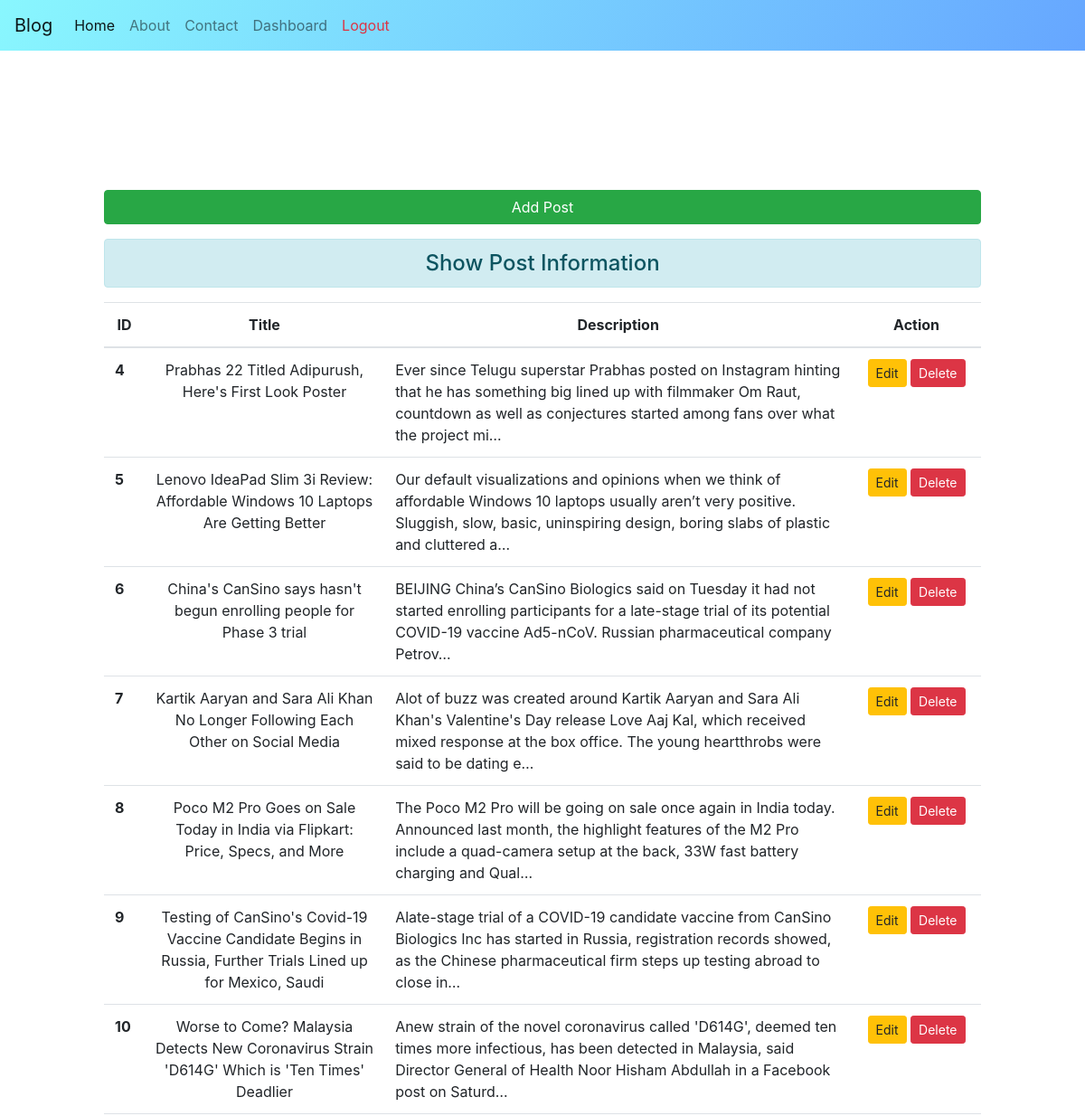
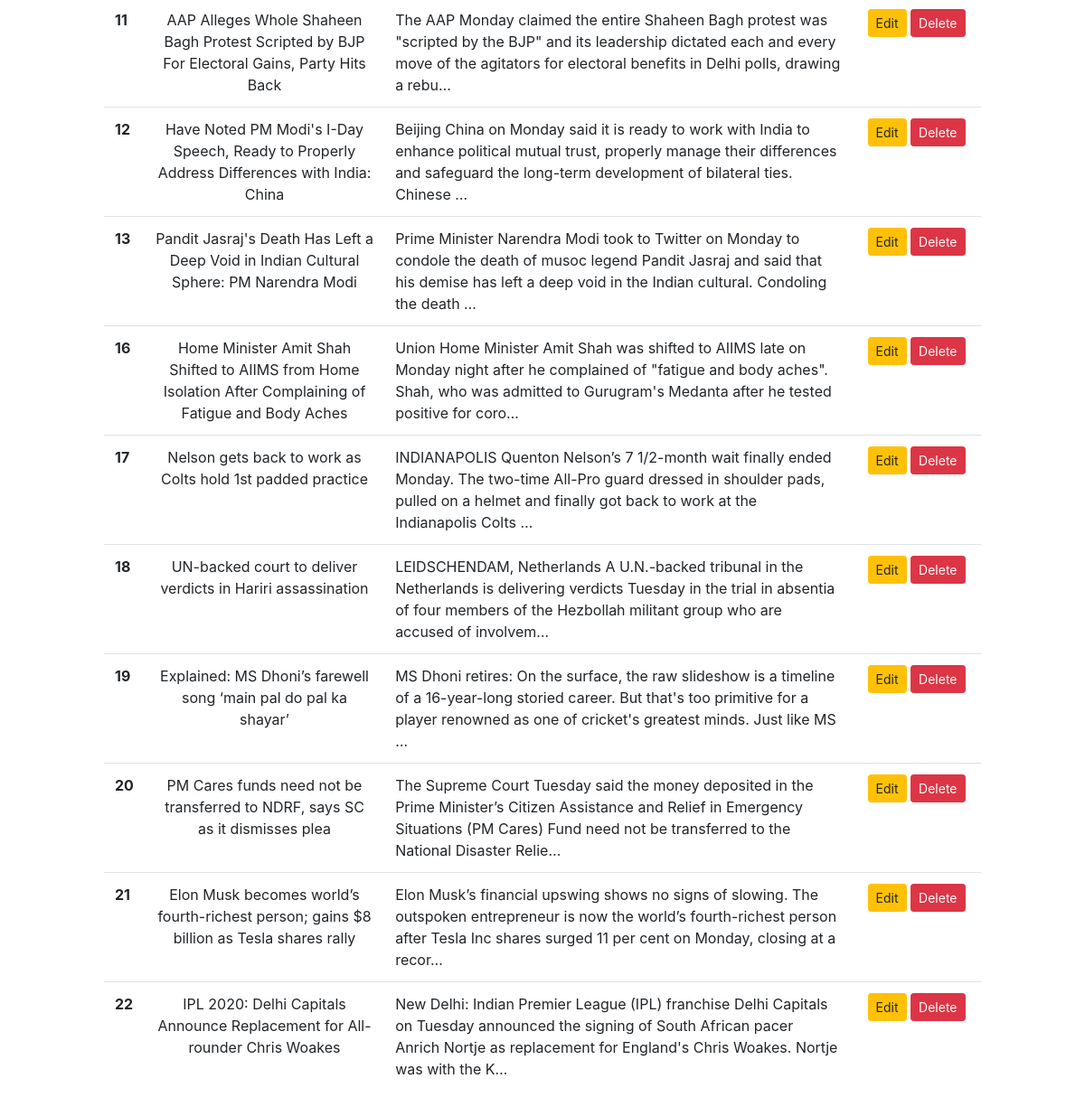
The page /dashboard/ (signed in) on the database its author committed (2 pictures, top to bottom).
### Blog/models.py (models this page shows, shortened)
class Post(models.Model):
 title = models.CharField(max_length=150)
 category = models.CharField(max_length=60)
 tags = models.CharField(max_length=550, default='')
 desc = models.TextField()
 date = models.DateTimeField(auto_now_add=True )
 image = models.ImageField(upload_to='posts/%Y/%m/%d',blank=True , default='posts\default\default.jpg')
 user_id = models.ForeignKey(User, on_delete=models.CASCADE , default='1')

### Blog/views.py (the view)
# urls.py: path('dashboard/', views.dashboard, name='dashboard'),
def dashboard(request):
 if request.user.is_authenticated:
  posts = Post.objects.filter(user_id=request.user)
  user = request.user
  full_name = user.get_full_name()
  gps = user.groups.all()
  return render(request, 'dashboard.html', {'posts':posts, 'full_name':full_name, 'groups':gps})
 else:
  return HttpResponseRedirect('/login/')

### templates/dashboard.html (shortened to what this page needs)
{% extends 'base.html' %}
{% block body %}
<div class="col-sm-10 container-fluid">
 <h3 class="text-white my-5">Dashboard Page</h3>
 <a href="{% url 'addpost' %}" class="btn btn-success btn-block ">Add Post</a>
 <h4 class="text-center alert alert-info mt-3">Show Post Information</h4>
  {% if posts %}
   <table class="table table-hover bg-white">
     <thead>
       <tr class="text-center">
         <th scope="col" style="width:2%">ID</th>
         <th scope="col" style="width:28%">Title</th>
         <th scope="col" style="width:55%">Description</th>
         <th scope="col" style="width:15%">Action</th>
       </tr>
     </thead>
     <tbody>
      {% for post in posts %}
       <tr>
         <th scope="row">{{post.id}}</th>
         <td class="text-center">{{post.title}}</td>
         <td>{{post.desc|truncatechars:200}}</td>
         <td class="text-center">
          <a href="{% url 'updatepost' post.id %}" class="btn btn-warning btn-sm">Edit</a>
          <form action="{% url 'deletepost' post.id %}" method="post" class="d-inline"> {% csrf_token %}
          <input type="submit" class="btn btn-danger btn-sm" value="Delete">
         </form>
         </td>
       </tr>
      {% endfor %}
     </tbody>
   </table>
  {% else %}
   <h4 class="text-center alert alert-warning">No Records</h4>
  {% endif %}
</div>
{% endblock body %}

### rows shown on the page
Post: id "4", title "Prabhas 22 Titled Adipurush, Here's First Look Poster", desc "Ever since Telugu superstar Prabhas posted on Instagram hinting that he has something big lined up with filmmaker Om Raut, countdown as well as conjectures started among fans over what the project mi…"
Post: id "5", title "Lenovo IdeaPad Slim 3i Review: Affordable Windows 10 Laptops Are Getting Better", desc "Our default visualizations and opinions when we think of affordable Windows 10 laptops usually aren’t very positive. Sluggish, slow, basic, uninspiring design, boring slabs of plastic and cluttered a…"
Post: id "6", title "China's CanSino says hasn't begun enrolling people for Phase 3 trial", desc "BEIJING China’s CanSino Biologics said on Tuesday it had not started enrolling participants for a late-stage trial of its potential COVID-19 vaccine Ad5-nCoV. Russian pharmaceutical company Petrov…"
Post: id "7", title "Kartik Aaryan and Sara Ali Khan No Longer Following Each Other on Social Media", desc "Alot of buzz was created around Kartik Aaryan and Sara Ali Khan's Valentine's Day release Love Aaj Kal, which received mixed response at the box office. The young heartthrobs were said to be dating e…"
Post: id "8", title "Poco M2 Pro Goes on Sale Today in India via Flipkart: Price, Specs, and More", desc "The Poco M2 Pro will be going on sale once again in India today. Announced last month, the highlight features of the M2 Pro include a quad-camera setup at the back, 33W fast battery charging and Qual…"
Post: id "9", title "Testing of CanSino's Covid-19 Vaccine Candidate Begins in Russia, Further Trials Lined up for Mexico, Saudi", desc "Alate-stage trial of a COVID-19 candidate vaccine from CanSino Biologics Inc has started in Russia, registration records showed, as the Chinese pharmaceutical firm steps up testing abroad to close in…"
Post: id "10", title "Worse to Come? Malaysia Detects New Coronavirus Strain 'D614G' Which is 'Ten Times' Deadlier", desc "Anew strain of the novel coronavirus called 'D614G', deemed ten times more infectious, has been detected in Malaysia, said Director General of Health Noor Hisham Abdullah in a Facebook post on Saturd…"
Post: id "11", title "AAP Alleges Whole Shaheen Bagh Protest Scripted by BJP For Electoral Gains, Party Hits Back", desc "The AAP Monday claimed the entire Shaheen Bagh protest was \"scripted by the BJP\" and its leadership dictated each and every move of the agitators for electoral benefits in Delhi polls, drawing a rebu…"
Post: id "12", title "Have Noted PM Modi's I-Day Speech, Ready to Properly Address Differences with India: China", desc "Beijing China on Monday said it is ready to work with India to enhance political mutual trust, properly manage their differences and safeguard the long-term development of bilateral ties. Chinese …"
Post: id "13", title "Pandit Jasraj's Death Has Left a Deep Void in Indian Cultural Sphere: PM Narendra Modi", desc "Prime Minister Narendra Modi took to Twitter on Monday to condole the death of musoc legend Pandit Jasraj and said that his demise has left a deep void in the Indian cultural. Condoling the death …"
Post: id "16", title "Home Minister Amit Shah Shifted to AIIMS from Home Isolation After Complaining of Fatigue and Body Aches", desc "Union Home Minister Amit Shah was shifted to AIIMS late on Monday night after he complained of \"fatigue and body aches\". Shah, who was admitted to Gurugram's Medanta after he tested positive for coro…"
Post: id "17", title "Nelson gets back to work as Colts hold 1st padded practice", desc "INDIANAPOLIS Quenton Nelson’s 7 1/2-month wait finally ended Monday. The two-time All-Pro guard dressed in shoulder pads, pulled on a helmet and finally got back to work at the Indianapolis Colts …"
Post: id "18", title "UN-backed court to deliver verdicts in Hariri assassination", desc "LEIDSCHENDAM, Netherlands A U.N.-backed tribunal in the Netherlands is delivering verdicts Tuesday in the trial in absentia of four members of the Hezbollah militant group who are accused of involvem…"
Post: id "19", title "Explained: MS Dhoni’s farewell song ‘main pal do pal ka shayar’", desc "MS Dhoni retires: On the surface, the raw slideshow is a timeline of a 16-year-long storied career. But that's too primitive for a player renowned as one of cricket's greatest minds. Just like MS …"
Post: id "20", title "PM Cares funds need not be transferred to NDRF, says SC as it dismisses plea", desc "The Supreme Court Tuesday said the money deposited in the Prime Minister’s Citizen Assistance and Relief in Emergency Situations (PM Cares) Fund need not be transferred to the National Disaster Relie…"
Post: id "21", title "Elon Musk becomes world’s fourth-richest person; gains $8 billion as Tesla shares rally", desc "Elon Musk’s financial upswing shows no signs of slowing. The outspoken entrepreneur is now the world’s fourth-richest person after Tesla Inc shares surged 11 per cent on Monday, closing at a recor…"
Post: id "22", title "IPL 2020: Delhi Capitals Announce Replacement for All-rounder Chris Woakes", desc "New Delhi: Indian Premier League (IPL) franchise Delhi Capitals on Tuesday announced the signing of South African pacer Anrich Nortje as replacement for England's Chris Woakes. Nortje was with the K…"
